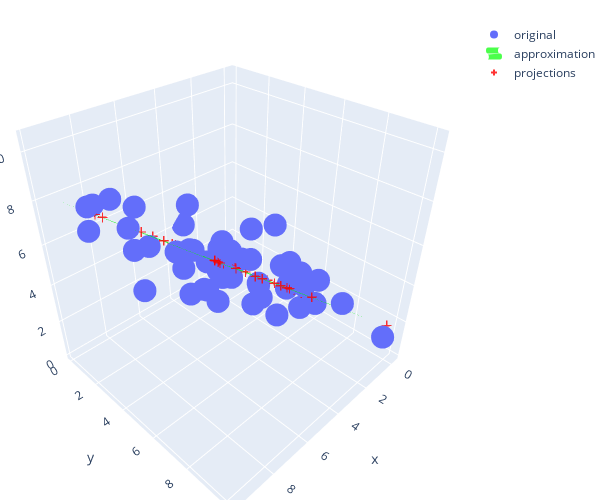

Notebook code for this chart:
### Markdown cell above
Введем функционал качества, который будем минимизировать.  
$$
d_i = (x_i - c)^T \vec{n} \\
F(c, \vec{n}) = \sum_{i=1}^l d_i^2 \longrightarrow \min_{||n||=1} \\
$$
Мы хотим, чтобы вектор нормали был единичной длины.  
Дальше, помучившись с дифференцированием и решением $\frac {\partial F} {\partial c} = 0$, выясним, что минимум достигается в $c = \frac 1 l \sum_{i=1} x_i = \bar{x}$ -- то есть в среднем нашей выборки(это дается в качестве упражнения в книге [\[3\]]).

### Code cell
c = X.mean(axis=0)
A = X - c
U, s, V = np.linalg.svd(X, full_matrices=False)
normal = V[2] # normal vector to surface

# make projections
# 1st way:
q = 2 # rank of approximation
V_q = V[:q]
H_q = V_q.T @ V_q # projector matrix
projs = X @ H_q

# 2nd way:
# s_trunc = s.copy()
# s_trunc[q:] = 0
# projs = U @ np.diag(s_trunc) @ V + c

# make surface
xx, yy = np.meshgrid(np.arange(np.min(X[:, 0]), np.max(X[:, 0])), np.arange(np.min(X[:, 1]), np.max(X[:, 1])))
d = -c @ normal
z = (-normal[0] * xx - normal[1] * yy - d) * 1. / normal[2]

# plotting
fig = go.Figure(data=[
    go.Scatter3d(x=X[:, 0], y=X[:, 1], z=X[:, 2], mode='markers', name='original'),
    go.Surface(x=xx, y=yy, z=z,
        name='approximation',
        showlegend=True,
        showscale=False, 
        opacity=0.7, 
        colorscale=[[0, 'rgb(0,255,0)'], [1, 'rgb(0,255,0)']],
    ),
    go.Scatter3d(x=projs[:, 0], y=projs[:, 1], z=projs[:, 2],
        name='projections',
        mode='markers', 
        marker=dict(
            size=5,
            color='red',
            opacity=0.8,
            symbol='cross'
        )
    ),
])
fig.update_layout(
    width=600,
    height=500,
    margin=dict(l=0, r=0, b=0, t=20),
)
fig.show()
